Frame 1 (no input): blank canvas, image omitted
Frame 60 (the mouse pressed at the canvas centre just before this capture): blank canvas, image omitted
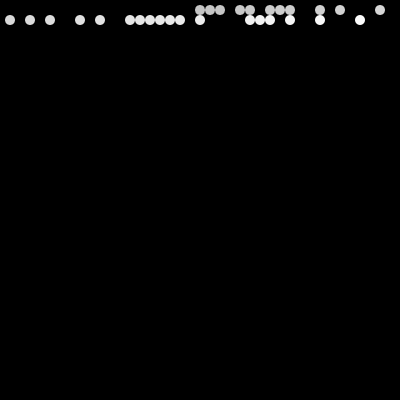
Frame 120 (the mouse held since frame 60 and released just before this capture)

The Processing sketch whose frames 1 and 60 were blank and that drew this single picture after the mouse press (run headless with seeded random() and noise(); from frame 60 on, the mouse is pressed at the canvas centre):

// Processing sketch: probability_002
// ── probability_002.pde
// Daniel Shiffman
// The Nature of Code
// ITP, Spring 2006
// http://www.shiffman.net/

int x,y;

void setup() {
  size(400,400);
  background(0);
  colorMode(RGB,255,255,255,255);
  smooth();
  //framerate(30);
}

void draw() {
  //create an alpha blended background
  fill(0,1);
  rect(0,0,width,height);
  
  //calculate a probability between 0 and 100% based on mouseX location
  float prob = (mouseX / (float) width);     
  
  //get a random floating point value between 0 and 1
  float r = random(1);   
  
  //test the random value against the probability and trigger an event
  if (r < prob) {
    noStroke();
    fill(255);
    ellipse(x,y,10,10);
  }
  
  // X and Y walk through a grid
  x = (x + 10) % width;
  if (x == 0) y = (y + 10) % width;
}
